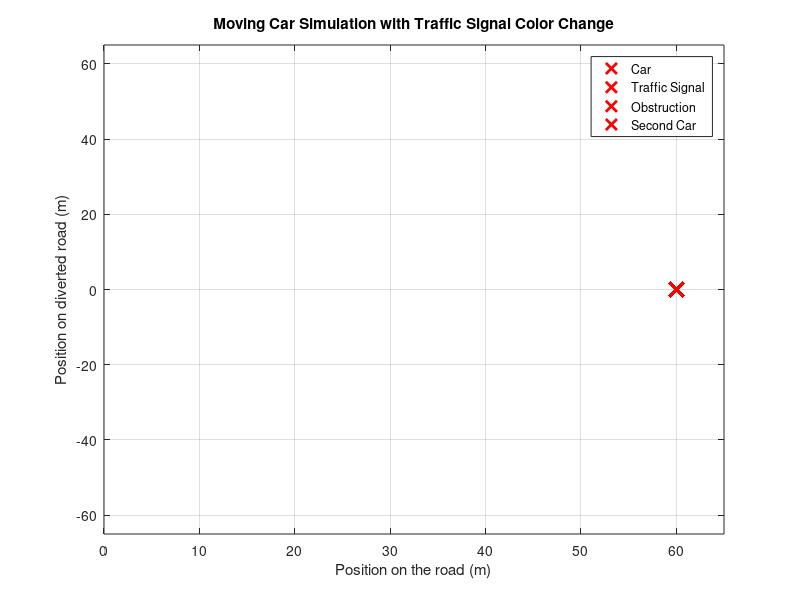

Source code (MATLAB):
% V2X MATLAB Project - Moving Car Simulation with Traffic Signal Color Change

% Simulation parameters
road_length = 65;           % Total road length
car_speed = 10;             % Car speed (in meters per second)
obstruction_position = 60;  % Position of the obstruction
total_time = 1.5 * road_length / car_speed; % Total simulation time (in seconds) with an additional second
time_step = 0.1;            % Time step for simulation (in seconds)
car_position = 0;           % Initial position of the car
signal_position = 30;       % Position of the traffic signal
range = 4;                  % Range of detection

% Create the figure
figure_handle = figure;

% Initialize traffic signal color and car color
signal_color = 'green';
car_color = 'blue';

% Flags to check if obstruction is detected and if the second car should start
obstruction_detected = false;
second_car_started = false;
second_car_stopped_message_displayed = false; % Flag to track message display

% Initialize the second car
second_car_position = 0;
second_car_color = 'yellow'; % Color of the second car
second_car_speed_x = 10;     % Speed of the second car in x-axis
second_car_speed_y = 5;      % Speed of the second car in y-axis

% Simulation loop
for t = 1:round(total_time / time_step)
    % Update car position
    car_position = min(car_position + car_speed * time_step, road_length);
    
    % Check if the car is within range of the obstruction
    if abs(car_position - obstruction_position) <= range && ~obstruction_detected
        disp('Obstruction detected! First Car stops.');
        car_speed = 0; % Car stops
        signal_color = 'red'; % Change traffic signal color to red
        obstruction_detected = true; % Set the flag to true
        second_car_started = true; % Start the second car
    elseif car_position >= signal_position - range && car_position < signal_position && ~strcmp(signal_color, 'green')
        disp('Signal is not green! First Car stops.');
        car_speed = 0; % Car stops
    elseif obstruction_detected
        disp('Signal: Divert'); % Display diversion message
    else
        disp(['Signal: ' signal_color]); % Display signal color when obstruction is not detected
    end
    
    % Update second car position if it has started
    if second_car_started
        if signal_color == "red" && abs(second_car_position - signal_position) <= range && ~second_car_stopped_message_displayed
            % Second car detects red signal and stops moving in x-axis
            disp('Second car stops at the red signal.');
            second_car_stopped_message_displayed = true; % Set the flag to true
            second_car_speed_x = 0; % Second car stops in x-axis
        end
        
        % Move the second car in x-axis if it hasn't stopped
        if second_car_speed_x > 0
            second_car_position = min(second_car_position + second_car_speed_x * time_step, road_length);
        end
        
        % Move the second car in y-axis if it has stopped in x-axis
        if second_car_speed_x == 0
            second_car_position = min(second_car_position + second_car_speed_y * time_step, signal_position);
        end
    end
    
    % Check if the car has reached the end of the road
    if car_position >= road_length && ~second_car_started
        disp('End of road reached. Simulation terminated.');
        break;
    elseif car_position >= road_length + 1 && second_car_started
        disp('Simulation ended 1 second after the second car has stopped.');
        break;
    end
    
    % Plot results dynamically
    plot(car_position, 0, 'o', 'MarkerSize', 10, 'MarkerFaceColor', car_color); % Car
    hold on;
    
    % Plot signal and obstruction markers
    plot(signal_position, 0, 'o', 'MarkerSize', 10, 'MarkerFaceColor', signal_color); % Traffic Signal
    plot(obstruction_position, 0, 'xr', 'MarkerSize', 10, 'LineWidth', 2); % Obstruction
    
    % Plot second car if it has started
    if second_car_started
        plot(0, second_car_position, 'o', 'MarkerSize', 10, 'MarkerFaceColor', second_car_color); % Second Car
    end
    
    % Adjust axis limits
    xlim([0 road_length]);
    ylim([-road_length, road_length]);
    
    xlabel('Position on the road (m)'); % Label for the x-axis
    ylabel('Position on diverted road (m)'); % Label for the y-axis
    
    title('Moving Car Simulation with Traffic Signal Color Change');
    
    if second_car_started
        legend('Car', 'Traffic Signal', 'Obstruction', 'Second Car');
    else
        legend('Car', 'Traffic Signal', 'Obstruction');
    end
    
    grid on;
    
    drawnow; % Update the figure
    
    % Pause to control the animation speed
    pause(time_step);
    
    % Clear previous car and signal markers
    if t > 1
        delete(findobj(gca, 'Type', 'line', 'Marker', 'o'));
    end
end
